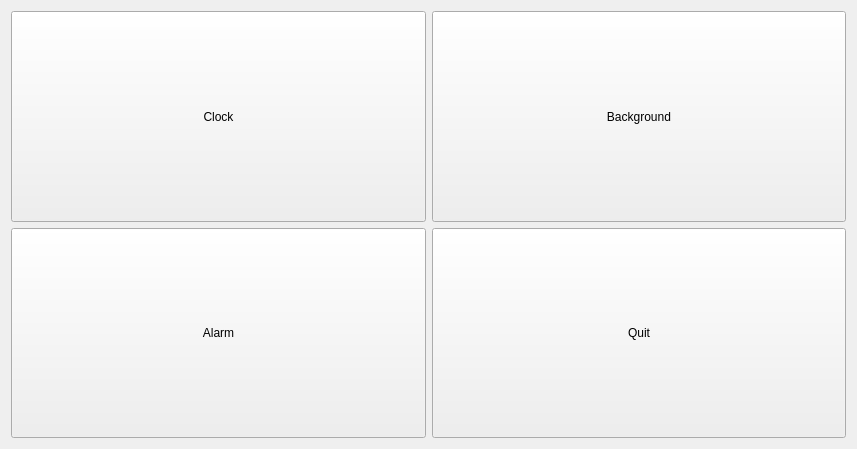
<?xml version="1.0" encoding="UTF-8"?>
<ui version="4.0">
 <class>MenuPage</class>
 <widget class="QWidget" name="MenuPage">
  <property name="geometry">
   <rect>
    <x>0</x>
    <y>0</y>
    <width>857</width>
    <height>449</height>
   </rect>
  </property>
  <property name="windowTitle">
   <string>Form</string>
  </property>
  <layout class="QGridLayout" name="gridLayout_2">
   <item row="0" column="0">
    <layout class="QGridLayout" name="gridLayout">
     <item row="0" column="0">
      <widget class="QPushButton" name="clock">
       <property name="sizePolicy">
        <sizepolicy hsizetype="Expanding" vsizetype="Preferred">
         <horstretch>0</horstretch>
         <verstretch>0</verstretch>
        </sizepolicy>
       </property>
       <property name="minimumSize">
        <size>
         <width>120</width>
         <height>0</height>
        </size>
       </property>
       <property name="text">
        <string>Clock</string>
       </property>
      </widget>
     </item>
     <item row="0" column="1">
      <widget class="QPushButton" name="background">
       <property name="sizePolicy">
        <sizepolicy hsizetype="Expanding" vsizetype="Preferred">
         <horstretch>0</horstretch>
         <verstretch>0</verstretch>
        </sizepolicy>
       </property>
       <property name="minimumSize">
        <size>
         <width>120</width>
         <height>0</height>
        </size>
       </property>
       <property name="maximumSize">
        <size>
         <width>16777215</width>
         <height>16777215</height>
        </size>
       </property>
       <property name="text">
        <string>Background</string>
       </property>
      </widget>
     </item>
     <item row="2" column="0">
      <widget class="QPushButton" name="alarm">
       <property name="sizePolicy">
        <sizepolicy hsizetype="Expanding" vsizetype="Preferred">
         <horstretch>0</horstretch>
         <verstretch>0</verstretch>
        </sizepolicy>
       </property>
       <property name="minimumSize">
        <size>
         <width>120</width>
         <height>0</height>
        </size>
       </property>
       <property name="text">
        <string>Alarm</string>
       </property>
      </widget>
     </item>
     <item row="2" column="1">
      <widget class="QPushButton" name="quit">
       <property name="sizePolicy">
        <sizepolicy hsizetype="Expanding" vsizetype="Preferred">
         <horstretch>0</horstretch>
         <verstretch>0</verstretch>
        </sizepolicy>
       </property>
       <property name="text">
        <string>Quit</string>
       </property>
      </widget>
     </item>
    </layout>
   </item>
  </layout>
 </widget>
 <resources/>
 <connections/>
</ui>
